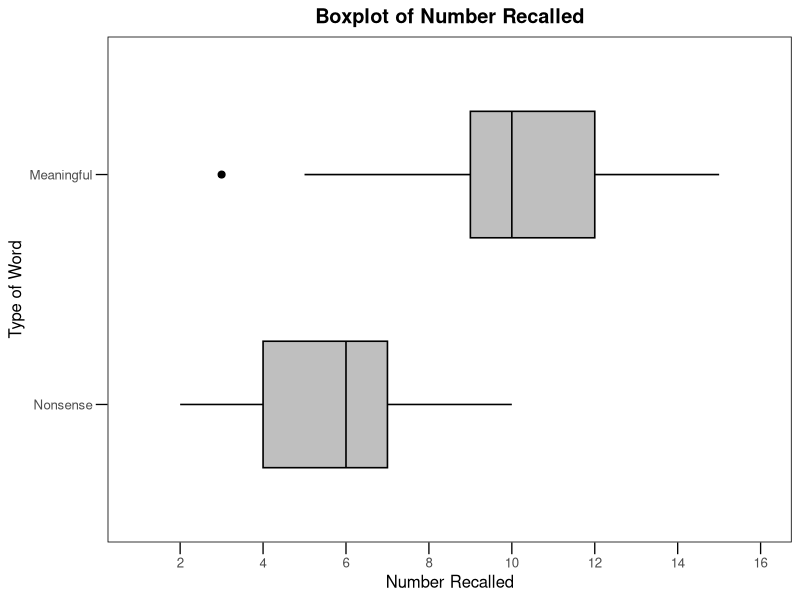
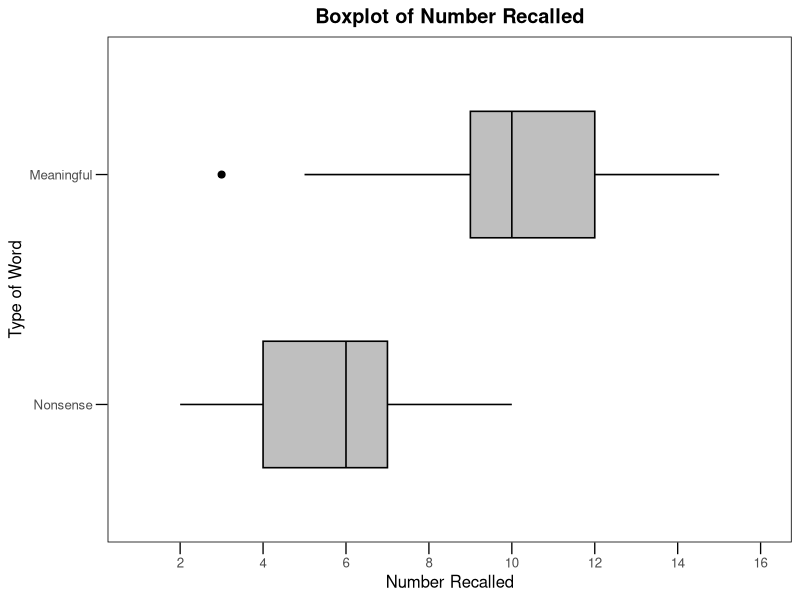

The R source for these figures, in order:
# Run: Rscript fhsm_2009_p79_1_r.R
# Output (auto): fhsm_2009_p79_1_r.pdf  và  fhsm_2009_p79_1_r.svg

library(ggplot2)
library(dplyr)

# -----------------------
# Auto output names = script name
# -----------------------
args <- commandArgs(trailingOnly = FALSE)
file_arg <- grep("^--file=", args, value = TRUE)
if (length(file_arg) == 0) stop("Run via: Rscript <file>.R")

script_path <- sub("^--file=", "", file_arg)
script_dir  <- dirname(normalizePath(script_path, winslash = "/", mustWork = FALSE))
script_base <- tools::file_path_sans_ext(basename(script_path))

out_pdf <- file.path(script_dir, paste0(script_base, ".pdf"))
out_svg <- file.path(script_dir, paste0(script_base, ".svg"))

# -----------------------
# Data
# -----------------------
meaningful <- c(12, 15, 12, 12, 10, 3, 7, 11, 9, 14, 9, 10, 9, 5, 13)
nonsense   <- c(4, 6, 6, 5, 7, 5, 4, 7, 9, 10, 4, 8, 7, 3, 2)

df <- bind_rows(
  tibble(type = "Meaningful", x = meaningful),
  tibble(type = "Nonsense",   x = nonsense)
) |>
  mutate(type = factor(type, levels = c("Nonsense", "Meaningful")))

# -----------------------
# Parameters (chỉ chỉnh ở đây)
# -----------------------
x_min <- 1
x_max <- 16
x_breaks <- seq(2, 16, 2)

box_fill <- "grey75"

frame_w <- 0.55   # khung
box_w   <- 0.55   # hộp + whisker
tick_w  <- 0.45   # tick
med_w   <- 0.8    # median

out_w_in <- 8.8
out_h_in <- 3.6

base_family <- "sans"  # tránh lỗi font khi xuất SVG

# -----------------------
# Plot
# -----------------------
p <- ggplot(df, aes(x = x, y = type)) +
  geom_boxplot(
    width = 0.55,
    fill = box_fill,
    color = "black",
    linewidth = box_w,
    outlier.size = 2.2,
    outlier.stroke = 0.4,
    fatten = 1
  ) +
  scale_x_continuous(
    limits = c(x_min, x_max),
    breaks = x_breaks
  ) +
  labs(
    title = "Boxplot of Number Recalled",
    x = "Number Recalled",
    y = "Type of Word"
  ) +
  theme_classic(base_size = 12, base_family = base_family) +
  theme(
    plot.title = element_text(hjust = 0.5, face = "bold"),
    panel.border = element_rect(fill = NA, color = "black", linewidth = frame_w),
    axis.line = element_blank(),
    axis.ticks = element_line(color = "black", linewidth = tick_w),
    axis.ticks.length = grid::unit(3, "mm")
  )

# Vẽ lại median cho rõ (giống mẫu SGK)
med <- df |>
  group_by(type) |>
  summarise(m = median(x), .groups = "drop")

p <- p + geom_segment(
  data = med,
  aes(x = m, xend = m, y = type, yend = type),
  inherit.aes = FALSE,
  linewidth = med_w,
  color = "black"
)

# -----------------------
# Export PDF + SVG
# -----------------------
ggsave(out_pdf, plot = p, width = out_w_in, height = out_h_in, units = "in")

if (requireNamespace("svglite", quietly = TRUE)) {
  ggsave(out_svg, plot = p, width = out_w_in, height = out_h_in, units = "in",
         device = svglite::svglite)
} else {
  ggsave(out_svg, plot = p, width = out_w_in, height = out_h_in, units = "in",
         device = "svg")
}

cat("Wrote:\n", out_pdf, "\n", out_svg, "\n")
